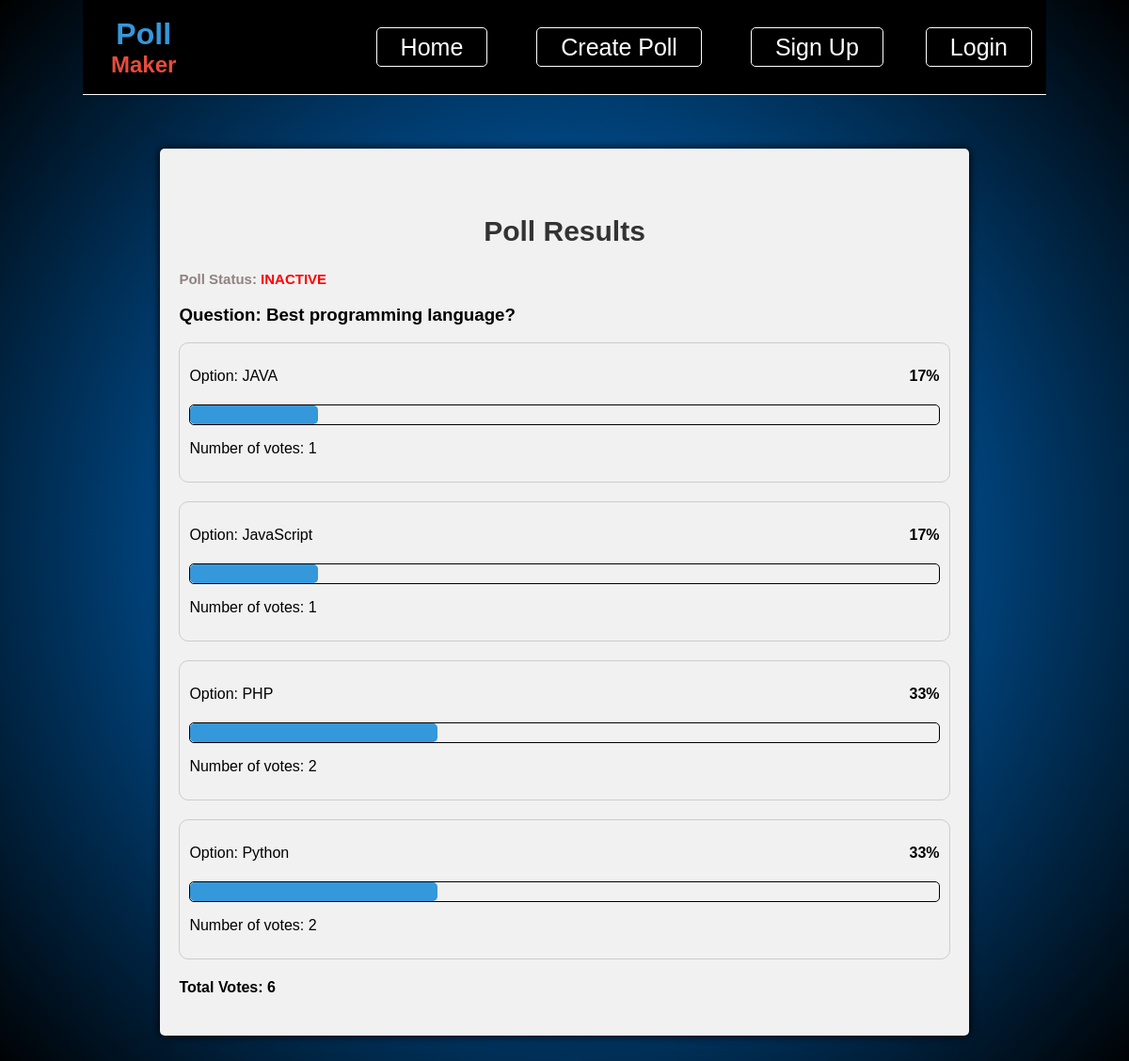
Page /view-poll.php?poll_id=65 on the committed database.
### tables this page shows
CREATE TABLE `poll` (
  `poll_id` int(20) NOT NULL,
  `question` varchar(250) NOT NULL,
  `total_votes` int(50) NOT NULL,
  `user_id` int(20) NOT NULL,
  `poll_status` varchar(15) NOT NULL,
  `start_date` date NOT NULL,
  `end_date` date NOT NULL
);

CREATE TABLE `answers` (
  `answer_id` int(20) NOT NULL,
  `answer` varchar(250) NOT NULL,
  `num_votes` int(50) NOT NULL,
  `poll_id` int(20) NOT NULL
);

### view-poll.php (the view, shortened to what this page needs)
<?php
    $loggedIn = false;
    $isOwner = false;
    $status = 'inactive';
    $end_date = '0000-00-00';
    $voted = false;
    $total_votes = 0;
    $question = '';
    if(isset($_GET['poll_id']) || isset($_GET['pp'])){
        $poll_id = $_GET['poll_id'];
        try{
            require('connection.php');
            $getPollSql = $db -> prepare("SELECT * FROM poll WHERE poll_id=?");
            $getPollSql -> execute(array($poll_id));
            $pollDetails = $getPollSql->fetchAll(PDO::FETCH_ASSOC);
            if(count($pollDetails) != 0){
                if($pollDetails[0]['end_date'] != '0000-00-00'){
                    $end_date = $pollDetails[0]['end_date'];
                }
                $total_votes = $pollDetails[0]['total_votes'];
                $question = $pollDetails[0]['question'];
                $getOptionsSql = $db -> prepare("SELECT * FROM answers WHERE poll_id=?");
                $getOptionsSql -> execute(array($poll_id));
                $options = $getOptionsSql -> fetchAll(PDO::FETCH_ASSOC);
            } else {
                die("400 BAD REQUEST");
            }
        }
        catch(PDOExeption $e){
            die($e -> getMessage());
        }
    } else {
        die("400 BAD REQUEST");
    }
?>
<!DOCTYPE html>
<html lang="en">
<head>
    <link rel="stylesheet" href="css/vote.css">
    <link rel="stylesheet" href="css/view-result.css">
    <link rel="stylesheet" href="https://cdnjs.cloudflare.com/ajax/libs/font-awesome/6.0.0/css/all.min.css">
</head>
<body>
    <div class="container">
        <?php require('header.php'); ?>
        <div id="vote-con">
            <div class="question-polldate">
                <div class="status-enddate">
                </div>
            </div>
            <?php
                if($voted || $status == 'inactive'){
            ?>
            <div class="result">
        <h2 id="poll-result">Poll Results</h2>
        <?php
        if($status == 'active'){
            echo '<h3 style="color: #918181; font-size: 15px;">Poll Status: <font style="color:green">ACTIVE</font></h3>';
            if($end_date != '0000-00-00'){
                echo "<span>End Date: $end_date</span>";
              }
        } else{
            echo '<h3 style="color: #918181; font-size: 15px;">Poll Status: <font style="color:red">INACTIVE</font></h3>';
        }
        ?>
        <h3>Question: <?php echo $question;?></h3>
        <?php
            foreach($options as $option){
                extract($option);
                if($total_votes == 0){
                    $percentage = 0;
                } else {
                $percentage = round(($num_votes/$total_votes),2)*100;
                }
        ?>
        <div class="option-container">
            <div class="option">
                <div class="option-details">
                    <p>Option: <?php echo $answer; ?></p>
                    <p class="percentage"><?php echo $percentage."%"; ?></p>
                </div>
                <div style="border:1px solid; border-radius: 5px;">
                    <div class="bar" style="width: <?php echo $percentage."%"; ?>;"></div>
                </div>
                <p class="votes-details">Number of votes: <?php echo $num_votes; ?></p>
            </div>
        </div>
        <?php } ?>
        <h4>Total Votes: <?php echo $total_votes; ?></h4>
        <?php } else if(!$voted && $loggedIn){
        ?>
            <form action="update_vote.php?poll_id=<?php echo $poll_id; ?>" method="post" name="voteForm">
                <?php
                $i=1;
                    foreach($options as $option){
                        extract($option);
                ?>
                <div class="option">
                    <input type="radio" id="option<?php echo $i; ?>" name="options" value="<?php echo $answer_id; ?>">
                    <label for="option<?php echo $i; ?>"><?php echo $answer; ?></label>
                </div>
                <?php $i++; } ?>
                <div class="vote-button">
                    <input type="submit" value="Vote Now">
                </div>
                </form>
                <?php
                if($isOwner){
                ?>
                <form action="" method="POST">
                <div class="vote-button">
                    <p>This poll is owned by you. Do you want to stop it?</p>
                    <input type="submit" value="End Poll" name="end_poll">
                </div>
                <?php }?>
                </form>
            <?php } else if(!$loggedIn){
                ?>
                    <form action="update_vote.php?poll_id=<?php echo $poll_id; ?>" method="post" name="myForm">
                <?php
                $i=1;
                    foreach($options as $option){
                        extract($option);
                ?>
                <div class="option">
                    <input type="radio" id="option<?php echo $i; ?>" name="options" value="<?php echo $answer_id; ?>" disabled>
                    <label for="option<?php echo $i; ?>"><?php echo $answer; ?></label>
                </div>
                <?php $i++; } ?>
                <div class="vote-button">
                    <input type="submit" value="Vote Now" disabled>
                    <span style="padding-left:10px; color: #ff0000c2;">*Please <a id="login-vote" href="login.php">login</a> to vote!</span>
                </div>
            </form>
            <?php } ?>
        </div>
    </div>
</body>
</html>

### css/vote.css (style rules this page uses)
html { height: 100%; background-attachment: fixed; background-repeat: no-repeat; background-size: cover; background: rgb(0,138,255); background: radial-gradient(circle, rgba(0,138,255,1) 0%, rgba(0,0,0,1) 100%); }
body { font-family: Arial, Helvetica, sans-serif; }
.container { width: 1024px; min-height: 300px; margin-right: auto; margin-left: auto; padding-top: 50px; padding-bottom: 50px; }
#vote-con { margin: 100px auto 0 auto; width: 80%; border-radius: 5px; box-shadow: 0 0 10px black; padding: 20px; background-color: #f1f1f1; }
.question-polldate { flex-direction: column; display: flex; }
.status-enddate { color: #918181; font-size: 22px; padding: 26px 26px 0 0; display: flex; flex-direction: column; }
h2 { color: #333; }
.option { margin: 15px 0; }

### css/view-result.css (style rules this page uses)
html { height: 100%; background-attachment: fixed; background-repeat: no-repeat; background-size: cover; background: rgb(0,138,255); background: radial-gradient(circle, rgba(0,138,255,1) 0%, rgba(0,0,0,1) 100%); }
body { font-family: Arial, Helvetica, sans-serif; }
.container { width: 1024px; min-height: 300px; margin-right: auto; margin-left: auto; padding-top: 50px; padding-bottom: 50px; }
#poll-result { text-align: center; font-size: 30px; }
.option-container { margin-bottom: 20px; }
.option { width: 100%; border: 1px solid #ccc; border-radius: 10px; padding: 10px; margin-top: 10px; box-sizing: border-box; }
.bar { background-color: #3498db; color: #fff; border-radius: 5px; height: 20px; width: 0; transition: width 0.5s ease-in-out; }
.option-details { display: flex; justify-content: space-between; margin-bottom: 5px; }
.percentage { font-weight: bold; }

### rows in the picture
poll: question "Best programming language?", total_votes "6"
answers: answer "JAVA", num_votes.total_votes "17", num_votes "1"
answers: answer "JavaScript", num_votes.total_votes "17", num_votes "1"
answers: answer "PHP", num_votes.total_votes "33", num_votes "2"
answers: answer "Python", num_votes.total_votes "33", num_votes "2"
